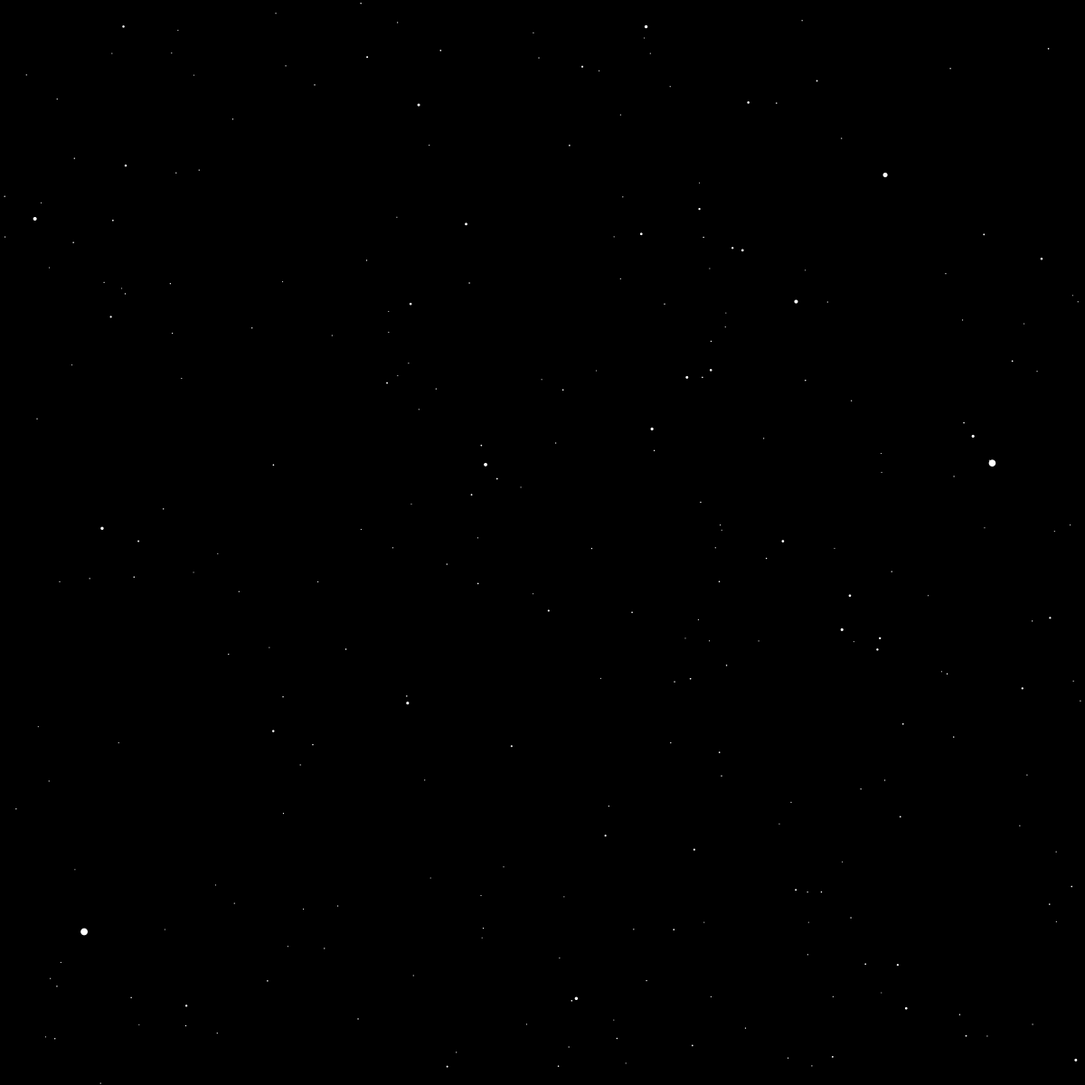
Frame 1 (no input)
Frame 60 (the mouse pressed at the canvas centre just before this capture): identical to frame 1, image omitted
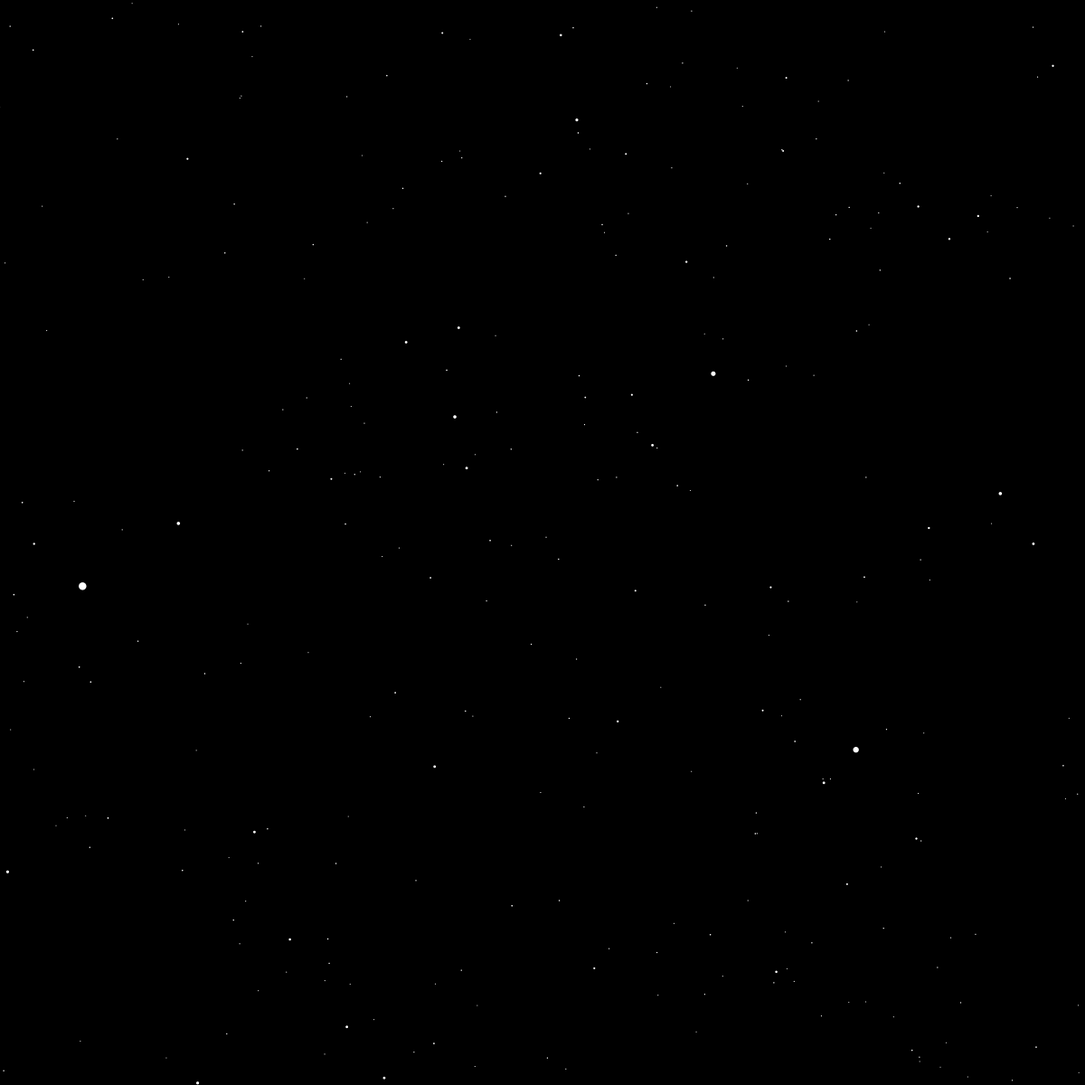
Frame 120 (the mouse held since frame 60 and released just before this capture)

The Processing sketch that drew these frames (run headless with seeded random() and noise(); from frame 60 on, the mouse is pressed at the canvas centre):

// Processing sketch: sketch_200228a
// ── sketch_200228a.pde
class Star
{
float x; 
float y;
float z;
float u;
float sx;
float sy;
float r;
float px;
float py;
float b;

  Star() {
    u = 8;
    x = random(-width/2,width/2);
    y = random(-height/2,height/2); 
    z = random(width/2);
    b = z;
  }
  
  void circle()
  { 
  sx = map(x/z,0,1,0,width/2);
  sy = map(y/z,0,1,0,height/2);


  
  
  r = map(u/z,0,1,0,80);
  ellipse(sx,sy,r,r);
    px = map(x/b,0,1,0,width/2);
  py = map(y/b,0,1,0,height/2);
  
  line(px,py,sx,sy);

  b=z;
  }
  
void update()
{
  fill(255);
  noStroke();
    z=z-speed;
  if (z<1)
  { z=width/2;
    x = random(-width/2,width/2);
    y = random(-height/2,height/2);  
    b = z;
}
}
}

// ── Amen.pde
Star[] a = new Star[800];

float speed;
public void settings() {
 size (1200,1200); 
  
}


void setup()
{

for (int i=0 ;i <a.length;i++)
{
a[i] = new Star();
 
}


}


void draw()
{
 background(0);
    translate(width/2,height/2);
    speed = map(mouseX,0,width,0,50);
  for (int j = 0;j<a.length; j++)
  {a[j].update();
  a[j].circle();
  }
  
  
}
